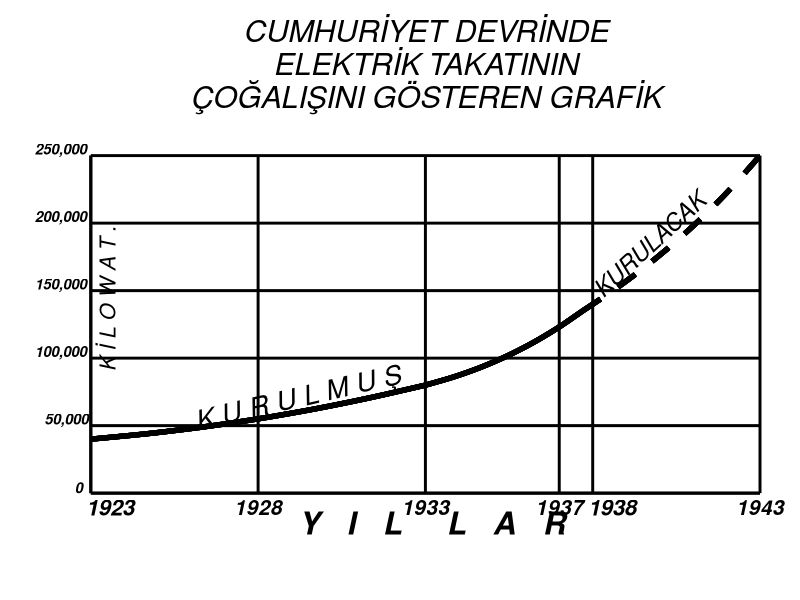

Reproduce this figure in R.
library(ggplot2)
yil <- c(1923,1928,1933,1937,1938,1943)
deger1 <- c(40000,60000,72000,125000,140000,NA)
deger2 <- c(NA,NA,NA,NA,NA,250000)


elektrik <- data.frame(yil,deger1,deger2)

ggplot(elektrik) +
  geom_curve(aes(x = 1923, y = 40000, xend = 1933, yend = 80000), curvature = 0.04, size = 1.8) +
  geom_curve(aes(x = 1933, y = 80000, xend = 1937.7, yend = 135000), curvature = 0.1, size = 1.8) +
  geom_curve(aes(x = 1937.7, y = 135000, xend = 1943, yend = 250000), linetype = "dashed", curvature = 0.08, size = 1.8) +
  theme_classic() +
  labs(title = "CUMHURİYET DEVRİNDE\nELEKTRİK TAKATININ\nÇOĞALIŞINI GÖSTEREN GRAFİK\n") +
  coord_cartesian(clip = 'off') +
  theme(panel.grid.major = element_line(colour = "black", size = 1),
        plot.margin = unit(c(1,2,4,1), "lines"),
        plot.title = element_text(size = 22, face = "italic", hjust = 0.5),
        axis.line = element_line(size = 1),
        axis.title = element_blank(),
        axis.text.x = element_text(size = 15, face = "bold.italic", color = "black"),
        axis.text.y = element_text(size = 10.6, vjust = -0.1, hjust = 1.23, face = "bold.italic", color = "black"),
        axis.ticks = element_blank()) +
  scale_x_continuous(breaks = yil,
                     labels = c("","1928","1933","1937","","1943"),
                     limits = c(1923,1943),
                     expand = c(0,0)) +
  scale_y_continuous(breaks = seq(0,250000,50000),
                     labels = c("","50,000","100,000","150,000","200,000","250,000"),
                     limits = c(0,250000),
                     expand = c(0,0)) +
  annotate("text", x = 1923, y = 0, label = "0", vjust = 0, hjust = 2, size = 3.7, fontface = "bold.italic") +
  annotate("text", x = 1938, y = 0, label = "1938", vjust = 1.4,hjust = 0.1 , size = 5.6, fontface = "bold.italic") +
  annotate("text", x = 1923, y = 0, label = "1923", vjust = 1.4,hjust = 0.1 , size = 5.6, fontface = "bold.italic") +
  annotate("text", x = 1923.5, y = 144000, label = "K İ L O W A T .", angle = 90, size = 5.5, fontface = "italic") +
  annotate("text", x = 1929.18, y = 71000, label = "K U R U L M U Ş", angle = 13, size = 7, fontface = "italic") +
  annotate("text", x = 1939.7, y = 184500, label = "KURULACAK", angle = 42.5, size = 6, fontface = "italic") +
  annotate("text", x = 1933.2, y = 0, label = "Y   I   L     L   A   R", size = 8, fontface = "bold.italic", vjust = 1.8)
